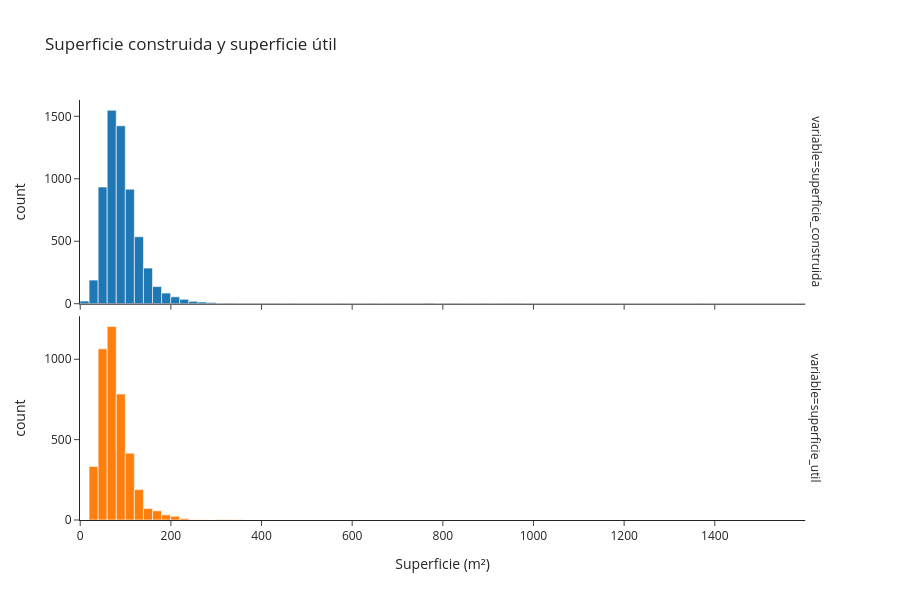

Notebook cell for this chart:
### Markdown cell above
- ¿Hay superficies imposibles (0, enormes)? ¿Es siempre la construida mayor que la útil?
- ¿Qué valores toma `planta`? ¿Cómo la convertiríais en un número? ¿Qué es "Entlo" o "Pral"?
- ¿Qué valores toman `ascensor`, `parking` y `tipo`? ¿Cuántas formas distintas hay de decir lo mismo? ¿Qué significa "Opcional" en `parking`?
- ¿Qué significa un 0 en `terraza_m2`? ¿Y un vacío?
- ¿Hay años de construcción imposibles?
- ¿En qué formatos está `fecha_venta`?
- ¿Cuándo falta el barrio? ¿Siempre fuera de Barcelona?
- ¿Hay `ref_catastral` repetidas? ¿Es la misma operación dos veces o la misma vivienda vendida dos veces?
- `dias_en_venta`: ¿lo sabe el banco en el momento de tasar?
- ¿Cuántas operaciones tiene cada barrio y cada municipio? ¿Hay zonas del test que no aparezcan en el entrenamiento?

### Code cell
superficies = entrenamiento[["superficie_construida", "superficie_util"]].melt(var_name="variable", value_name="m2").dropna()

print(entrenamiento[["superficie_construida", "superficie_util"]].describe().round(1))

px.histogram(superficies, x="m2", color="variable", facet_row="variable", nbins=100, template="simple_white",
             title="Superficie construida y superficie útil", labels={"m2": "Superficie (m²)"},
             height=600).update_yaxes(matches=None).update_layout(showlegend=False)

### Figure 1 — Plotly figure (JSON) as saved in the notebook; plotly's stock layout.template omitted (floating-point values rounded to 4 significant figures; data arrays with more than 128 entries replaced by an {"elided": "..."} marker saying what was removed)
{"data": [{"bingroup": "x", "hovertemplate": "variable=superficie_construida<br>Superficie (m²)=%{x}<br>count=%{y}<extra></extra>", "legendgroup": "superficie_construida", "marker": {"color": "#1F77B4", "pattern": {"shape": ""}}, "name": "superficie_construida", "nbinsx": 100, "orientation": "v", "showlegend": true, "type": "histogram", "x": {"elided": "6237 float values"}, "xaxis": "x2", "yaxis": "y2"}, {"bingroup": "x", "hovertemplate": "variable=superficie_util<br>Superficie (m²)=%{x}<br>count=%{y}<extra></extra>", "legendgroup": "superficie_util", "marker": {"color": "#FF7F0E", "pattern": {"shape": ""}}, "name": "superficie_util", "nbinsx": 100, "orientation": "v", "showlegend": true, "type": "histogram", "x": {"elided": "4191 float values"}, "xaxis": "x", "yaxis": "y"}], "layout": {"annotations": [{"font": {}, "showarrow": false, "text": "variable=superficie_util", "textangle": 90, "x": 0.98, "xanchor": "left", "xref": "paper", "y": 0.2425, "yanchor": "middle", "yref": "paper"}, {"font": {}, "showarrow": false, "text": "variable=superficie_construida", "textangle": 90, "x": 0.98, "xanchor": "left", "xref": "paper", "y": 0.7575, "yanchor": "middle", "yref": "paper"}], "barmode": "relative", "height": 600, "legend": {"title": {"text": "variable"}, "tracegroupgap": 0}, "showlegend": false, "title": {"text": "Superficie construida y superficie útil"}, "xaxis": {"anchor": "y", "domain": [0, 0.98], "title": {"text": "Superficie (m²)"}}, "xaxis2": {"anchor": "y2", "domain": [0, 0.98], "matches": "x", "showticklabels": false}, "yaxis": {"anchor": "x", "domain": [0, 0.485], "title": {"text": "count"}}, "yaxis2": {"anchor": "x2", "domain": [0.515, 1], "title": {"text": "count"}}}}
